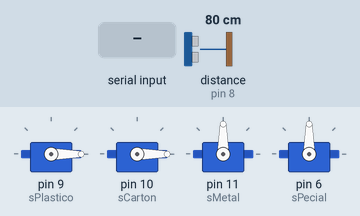
A sketch run on a simulated Arduino Uno, built with avr-gcc and run on an emulated ATmega328P. On the bench: 4 × servo. Wiring (inferred from the names in the program): ultrasonic range finder: trigger pin 7; echo pin 8. The test bench sets the inputs (shaded band); at power-on: distance to the obstacle (sensor on pin 8) 80 cm. The echo pulse lasts 58.3 µs per cm; what the sketch prints to the serial monitor is not drawn.

Above: at 1.7 s.
1.8 s: "PLASTICO\n" received over Serial
At 2.7 s:
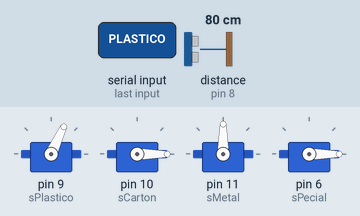
3.8 s: "CARTON\n" received over Serial
At 7.6 s:
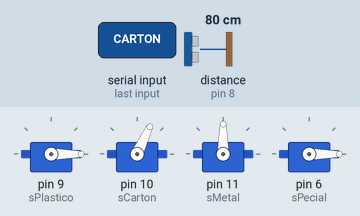
8.3 s: "METAL\n" received over Serial
At 12.4 s:
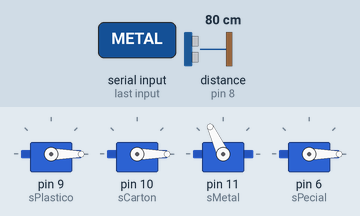
12.8 s: "ESPECIAL\n" received over Serial
At 17.3 s:
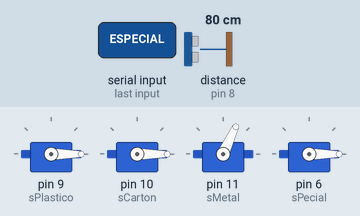
Timing chart, 0 to 21.3 s (numbered marks = the images above; inputs shaded):
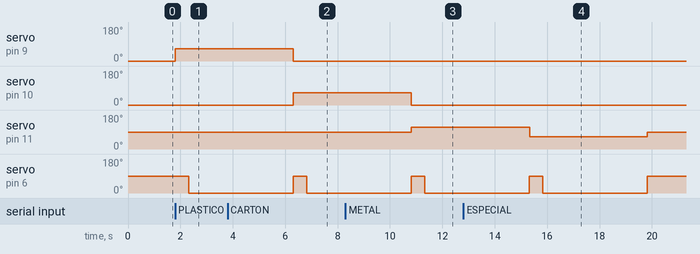

The sketch:

arduino_firmware.ino
```cpp
#include <Servo.h>

// ── SERVOS ────────────────────────────────────────────
Servo sPlastico; // Pin 9
Servo sCarton;   // Pin 10
Servo sMetal;    // Pin 11
Servo sPecial;   // Pin 6

// ── SENSOR ULTRASONICO ────────────────────────────────
#define TRIG 7
#define ECHO 8

// ── DEBOUNCE ──────────────────────────────────────────
#define DISTANCE_THRESHOLD 8     // cm
#define DEBOUNCE_MS        2000  // 2 segundos entre detecciones
unsigned long lastDetectionTime = 0;

void setup() {
  Serial.begin(9600);

  sPlastico.attach(9);
  sCarton.attach(10);
  sMetal.attach(11);
  sPecial.attach(6);

  pinMode(TRIG, OUTPUT);
  pinMode(ECHO, INPUT);

  // Posición inicial
  sPlastico.write(0);
  sCarton.write(0);
  sMetal.write(90);
  sPecial.write(90);

  // Handshake: avisar a la Raspberry que el Arduino está listo
  delay(500);
  Serial.println("SERIAL_READY");
}

void loop() {
  // ── DETECCIÓN DE OBJETO CON DEBOUNCE ─────────────────
  unsigned long now = millis();
  if (now - lastDetectionTime >= DEBOUNCE_MS) {
    long dist = leerDistancia();
    if (dist > 0 && dist <= DISTANCE_THRESHOLD) {
      Serial.println("OBJETO_DETECTADO");
      lastDetectionTime = now;
    }
  }

  // ── RECIBIR COMANDOS DESDE RASPBERRY PI ──────────────
  if (Serial.available() > 0) {
    String cmd = Serial.readStringUntil('\n');
    cmd.trim();
    cmd.toUpperCase();

    if (cmd == "PLASTICO") moverPlastico();
    if (cmd == "CARTON")   moverCarton();
    if (cmd == "METAL")    moverMetal();
    if (cmd == "ESPECIAL") moverSpecial();
  }
}

// ── FUNCIONES DE SERVO (SIN CAMBIOS) ─────────────────

void moverPlastico() {
  sPlastico.write(65);
  delay(500);
  sPecial.write(0);
  delay(4000);
  p_inicial();
}

void moverCarton() {
  sCarton.write(65);
  delay(500);
  sPecial.write(0);
  delay(4000);
  p_inicial();
}

void moverMetal() {
  sMetal.write(115);
  delay(500);
  sPecial.write(0);
  delay(4000);
  p_inicial();
}

void moverSpecial() {
  sMetal.write(65);
  delay(500);
  sPecial.write(0);
  delay(4000);
  p_inicial();
}

void p_inicial() {
  sPlastico.write(0);
  sCarton.write(0);
  sMetal.write(90);
  sPecial.write(90);
}

// ── SENSOR DE DISTANCIA ───────────────────────────────
long leerDistancia() {
  digitalWrite(TRIG, LOW);
  delayMicroseconds(2);
  digitalWrite(TRIG, HIGH);
  delayMicroseconds(10);
  digitalWrite(TRIG, LOW);
  long duration = pulseIn(ECHO, HIGH, 30000); // timeout 30ms
  if (duration == 0) return -1;
  return duration / 58; // devuelve cm
}
```

Measured:
- after the input at 1.8 s, servo on pin 9 (sPlastico): 0° → 65° at once; servo on pin 6 (sPecial): 90° → 0° after 0.51 s
- after the input at 3.8 s, servo on pin 10 (sCarton): 0° → 65° after 2.5 s
- after the input at 8.3 s, servo on pin 11 (sMetal): 90° → 115° after 2.5 s
- after the input at 12.8 s, servo on pin 11 (sMetal): 115° → 65° after 2.5 s, → 90° 4.5 s later
